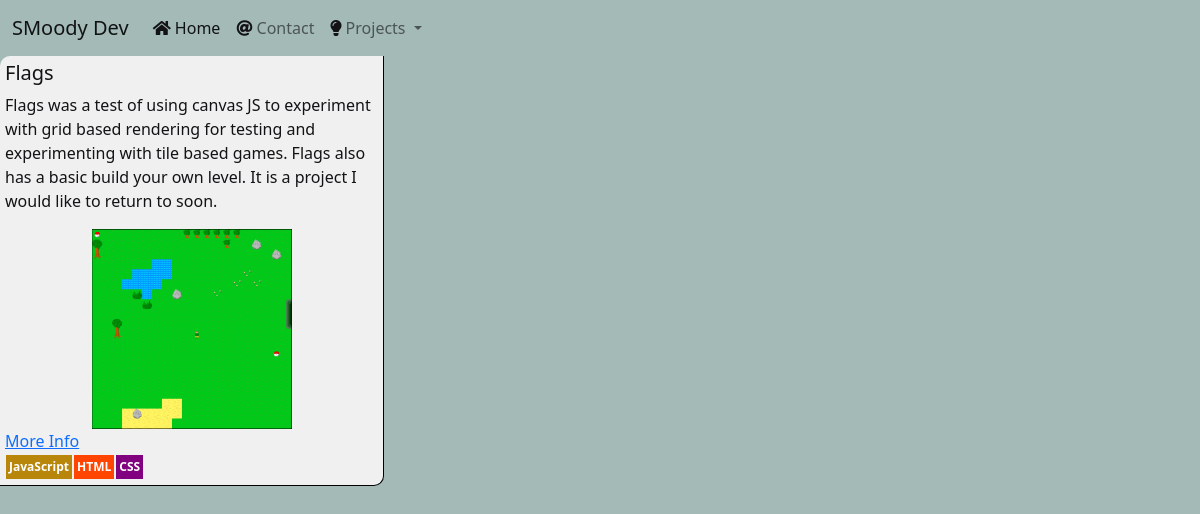
The app's page /projects/?categories=games with its own data.
### projects/models.py (models this page shows, shortened)
class Project(models.Model):
    categories = models.ManyToManyField('Category', blank=True)
    name = models.CharField(max_length=254)
    description = models.TextField()
    languages = models.ManyToManyField("Language")
    rating = models.DecimalField(max_digits=6, decimal_places=2, null=True, blank=True)
    source_link = models.URLField(blank=True)
    deployment_link = models.URLField(blank=True)
    other_link = models.URLField(blank=True)
    recommended = models.BooleanField(default=False)
    image = models.ImageField(null=True, blank=True, upload_to="images")

class Language(models.Model):
    name = models.CharField(max_length=254)
    url_safe = models.CharField(max_length=254, blank=True, null=True)
    def __str__(self):
        return self.name

### projects/views.py (the view)
# urls.py: path("", all_projects, name="all_projects"),
def all_projects(request):
    category = language = None
    projects = Project.objects.all()
    if request.GET:
        if "categories" in request.GET:
            categories = request.GET["categories"].split(',')
            projects = projects.filter(categories__url_safe__in=categories)
    return render(request, "all_projects.html", {"projects":projects})

### projects/templates/all_projects.html (shortened to what this page needs)
{% extends "base.html" %}
{% load static %}
{% block content %}
<div class="row">
    {% for project in projects %}
    <div class="col-12 col-sm-6 col-md-4">
        <div class="project-card">
            <h5>{{ project.name }}</h5>
            <p>{{ project.description }}</p>
            <div
                style="margin: 0 auto; width: 200px; height: 200px; background-image: url('{% static project.image %}'); background-size: contain;">
            </div>
            <div>
                <a href="{% url 'project' pid=project.id %}">
                    More Info
                </a>
            </div>
            <div>{% for l in project.languages.all %}<div class="lang-plate {{ l|lower }}">{{ l }}</div>{% endfor %}
            </div>
        </div>
    </div>
    {% endfor %}
</div>
{% endblock %}

### static/css/style.css (style rules this page uses)
* { color: #131316; }
body { background-color: #A4BAB7; }
.lang-plate { font-size: 12px; padding: 3px; color: white; margin: 1px; font-weight: 700; display: inline-block; }
.html { background-color: orangered; }
.css { background-color: purple; }
.javascript { background-color: darkgoldenrod; }
.project-card { border-right: solid black 1px; border-bottom: solid black 1px; border-bottom-right-radius: 10px; border-top-left-radius: 10px; padding: 5px; background-color: rgb(240,240,240); height: 100%; }

### records on screen
Project: name "Flags", description "Flags was a test of using canvas JS to experiment with grid based rendering for testing and experimenting with tile based games. Flags also has a basic build your own level. It is a project I would like to return to soon.", image (picture)
Language: name "JavaScript"
Language: name "HTML"
Language: name "CSS"
